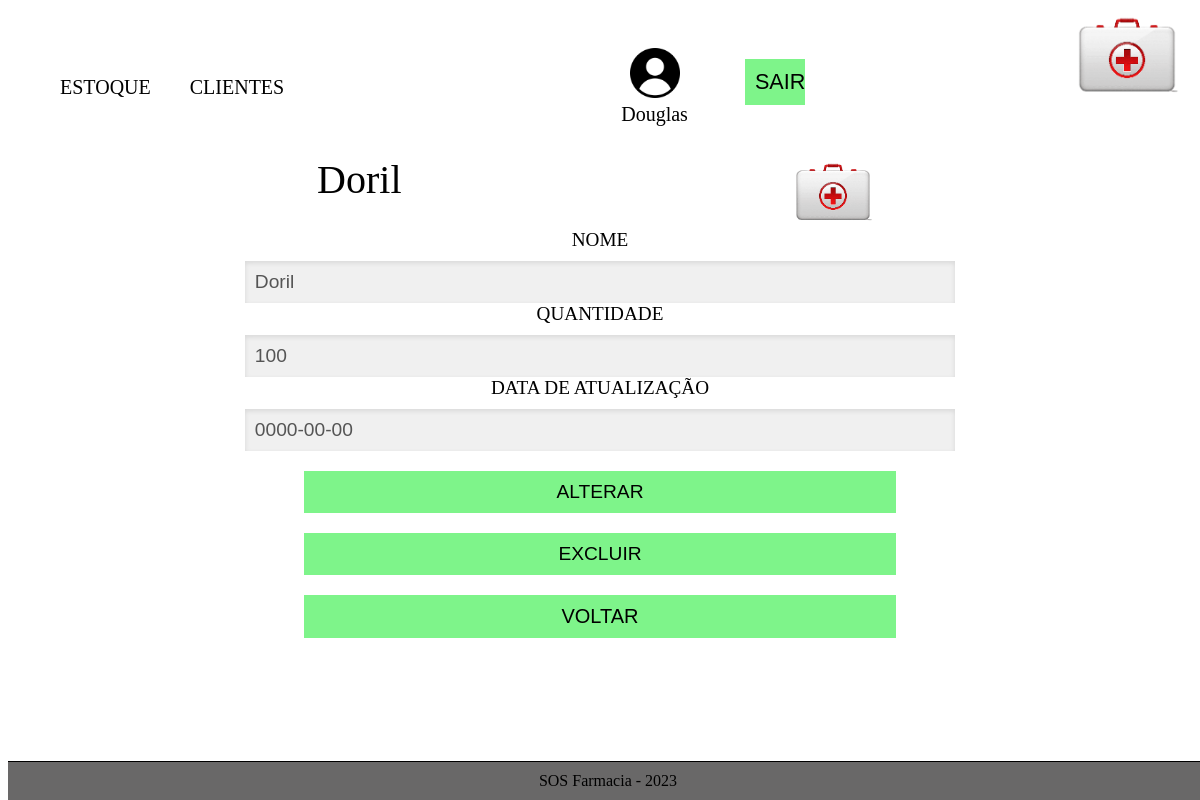
/tcc2.0/alterar_prod.php?id=1 (signed in), run on the app's committed database.
### tables this page shows
create table Produtos(
    IdProduto int not null primary key auto_increment,
    NomeProd varchar(50) not null,
    QtndProd int not null,
    DataAtualProd date not null
);

### tcc2.0/alterar_prod.php (the view, shortened to what this page needs)
<?php
if($_SESSION['nome'] == NULL){
session_start();
session_destroy();
header('location: index.php');
exit;
}else{
include_once "includes/head.php";
include_once "includes/menu.php";
?>
<?php
	include_once 'php_action/conexao_bd.php';
	if (isset($_GET['id'])) {
		$id = mysqli_escape_string($connection, $_GET['id']);
		$sql = "SELECT * FROM Produtos WHERE IdProduto = '$id'";
		$resultado = mysqli_query($connection,$sql);
		$dados = mysqli_fetch_array($resultado);
	}
?>
<form action="php_action/alterar_produto.php" method="POST">
   <div class="topo">
   <h1><?php echo $dados['NomeProd']; ?></h1><img src="img/logoTcc.png" alt="logo">
   </div>
  <div class="form-group">
    <label for="text">NOME</label>
    <input type="text" name="nome" id="nome" value="<?php echo $dados['NomeProd']; ?>" required="">
  </div>
  <div class="form-group">
    <label for="e-mil">QUANTIDADE</label>
    <input  type="text" name="qtd" id="nome" value="<?php echo $dados['QtndProd']; ?>" required="">
  </div>
  <div class="form-group">
    <label for="e-mil">DATA DE ATUALIZAÇÃO</label>
    <input type="text" name="atualiData" id="nome" value="<?php echo $dados['DataAtualProd']; ?>" required="">
  </div>
  <div class="form-group">
    <button type="submit" name="btnAltProd" class="login-button">ALTERAR</button>
    <button type="submit" name="btnExcluirProd" class="login-button">EXCLUIR</button>
    <button type="submit" name="voltar" class="login-button"><a href="estoque.php">VOLTAR</a></button>
  </div>
</form>
<?php
include_once "includes/footer.php";
}
?>

### tcc2.0/style.css (style rules this page uses)
* { font-style: normal; font-weight:normal; }
a { text-align: center; font-size: 20px; color: black; font-weight:normal; font-style: normal; text-decoration: none; }
form { margin: o auto; }

### tcc2.0/alterar_prod.php (style rules this page uses)
form { width: 100%; height: auto; border: 0px; }
.topo { width: 80%; display: flex; justify-content: center; margin: 0px auto; }
.topo h1 { font-size: 40px; display: block; margin: 0px auto; }
.topo img { width: 100px; display: block; margin: 0px auto; }
.form-group label { display: block; font-size: 1.2em; color: #000; margin-bottom: 10px; }
input[type="text"], input[type="email"], input[type="password"] { width: 60%; display: block; margin: 0px auto; box-sizing: border-box; padding: 10px; border: none; background-color: #f0f0f0; font-size: 1.2em; color: #555; box-shadow: inset 0px 2px 5px rgba(0, 0, 0, 0.1); transition: box-shadow 0.3s ease; }
label { text-align: center; color: #000; }
.login-button { background-color: #7EF48A; border: none; color: #000; cursor: pointer; font-size: 1.2em; padding: 10px; width: 50%; transition: background-color 0.3s ease; transition: 0.25s; display: block; margin: 20px auto; }

### data on the page
produtos: NomeProd "Doril", nome "Doril", qtd "100", atualiData "0000-00-00"

### other printed values
$_SESSION['nome'] "Douglas"
